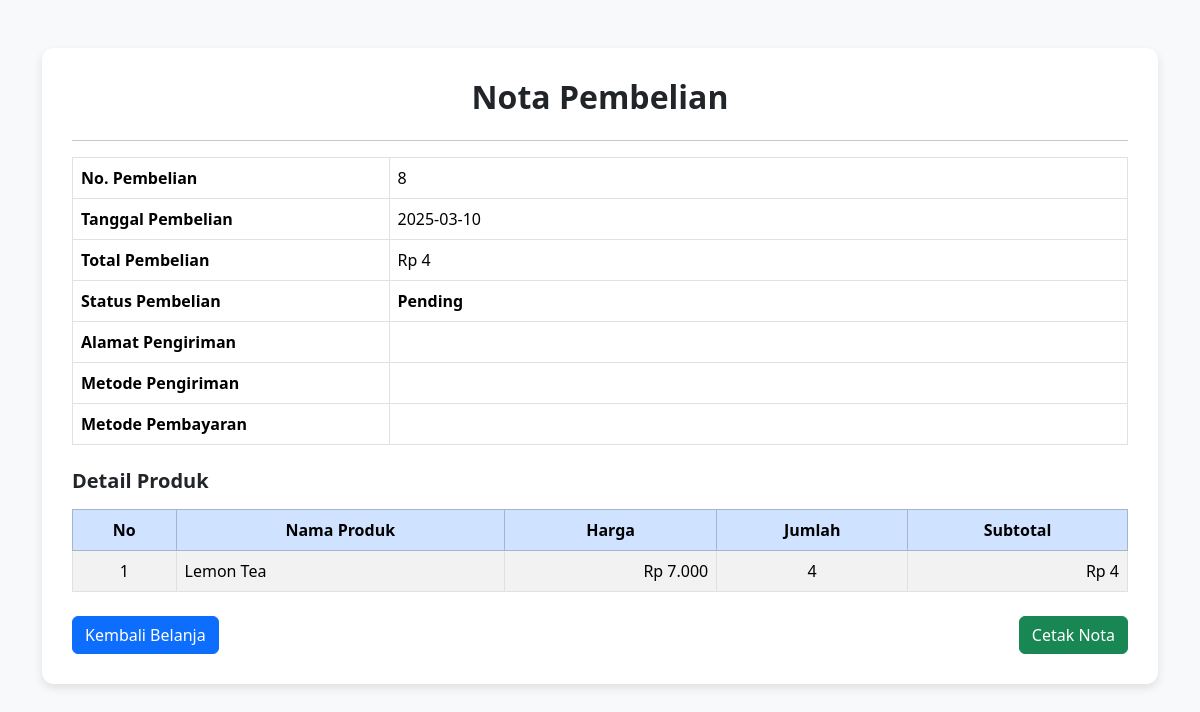
The page /teh/admin/FINAPP/database/produk/keranjang/nota.php?id_pembelian=8 on the database its author committed.
### tables this page shows
CREATE TABLE `pembelian` (
  `id_pembelian` int(11) NOT NULL,
  `id_user` int(11) DEFAULT NULL,
  `tanggal_pembelian` date DEFAULT NULL,
  `total` int(11) DEFAULT NULL,
  `status_pembelian` varchar(20) DEFAULT 'pending',
  `alamat_pengiriman` text NOT NULL,
  `metode_pembayaran` varchar(50) NOT NULL,
  `metode_pengiriman` varchar(50) NOT NULL
);

CREATE TABLE `pembelian_produk` (
  `id_pembelian_produk` int(11) NOT NULL,
  `id_pembelian` int(11) DEFAULT NULL,
  `id_produk` int(11) DEFAULT NULL,
  `jumlah` int(11) DEFAULT NULL,
  `sub_total` int(11) DEFAULT NULL
);

CREATE TABLE `produk` (
  `id` int(11) NOT NULL,
  `nama_barang` varchar(255) NOT NULL,
  `deskripsi` text NOT NULL,
  `stok` int(11) NOT NULL,
  `kategori` varchar(255) NOT NULL,
  `harga` varchar(255) NOT NULL,
  `gambar_produk` varchar(255) NOT NULL
);

### teh/admin/FINAPP/database/produk/keranjang/nota.php (the view, shortened to what this page needs)
<?php
include 'koneksi.php';
$id_pembelian = $_GET['id_pembelian'];
$ambil = $koneksi->query("SELECT * FROM pembelian WHERE id_pembelian = '$id_pembelian'");
$detail = $ambil->fetch_assoc();
$produk = $koneksi->query("SELECT * FROM pembelian_produk JOIN produk
            ON pembelian_produk.id_produk = produk.id
            WHERE pembelian_produk.id_pembelian = '$id_pembelian'");
?>
<!DOCTYPE html>
<html lang="id">
<head>
    <link href="https://cdn.jsdelivr.net/npm/bootstrap@5.3.3/dist/css/bootstrap.min.css" rel="stylesheet">
</head>
<body>
    <div class="container my-5">
        <div class="nota-container mx-auto">
            <h2 class="text-center mb-4">Nota Pembelian</h2>
            <hr>
            <table class="table table-bordered mb-4">
                <tbody>
                    <tr>
                        <th style="width: 30%;">No. Pembelian</th>
                        <td><?php echo $detail['id_pembelian']; ?></td>
                    </tr>
                    <tr>
                        <th>Tanggal Pembelian</th>
                        <td><?php echo $detail['tanggal_pembelian']; ?></td>
                    </tr>
                    <tr>
                        <th>Total Pembelian</th>
                        <td>Rp <?php echo number_format($detail['total'], 0, ',', '.'); ?></td>
                    </tr>
                    <tr>
                        <th>Status Pembelian</th>
                        <td><strong><?php echo ucfirst($detail['status_pembelian']); ?></strong></td>
                    </tr>
                    <tr>
                        <th>Alamat Pengiriman</th>
                        <td><?php echo nl2br(htmlspecialchars($detail['alamat_pengiriman'])); ?></td>
                    </tr>
                    <tr>
                        <th>Metode Pengiriman</th>
                        <td><?php echo htmlspecialchars($detail['metode_pengiriman']); ?></td>
                    </tr>
                    <tr>
                        <th>Metode Pembayaran</th>
                        <td><?php echo htmlspecialchars($detail['metode_pembayaran']); ?></td>
                    </tr>
                </tbody>
            </table>
            <h5 class="fw-bold mb-3">Detail Produk</h5>
            <table class="table table-striped table-bordered">
                <thead class="table-primary text-center">
                    <tr>
                        <th>No</th>
                        <th>Nama Produk</th>
                        <th>Harga</th>
                        <th>Jumlah</th>
                        <th>Subtotal</th>
                    </tr>
                </thead>
                <tbody>
                    <?php $no = 1; ?>
                    <?php while ($pecah = $produk->fetch_assoc()) : ?>
                    <tr>
                        <td class="text-center"><?php echo $no++; ?></td>
                        <td><?php echo htmlspecialchars($pecah['nama_barang']); ?></td>
                        <td class="text-end">Rp <?php echo number_format($pecah['harga'], 0, ',', '.'); ?></td>
                        <td class="text-center"><?php echo $pecah['jumlah']; ?></td>
                        <td class="text-end">Rp <?php echo number_format($pecah['sub_total'], 0, ',', '.'); ?></td>
                    </tr>
                    <?php endwhile; ?>
                </tbody>
            </table>
            <div class="d-flex justify-content-between mt-4">
                <a href="../../../index.php" class="btn btn-primary">Kembali Belanja</a>
                <button onclick="window.print();" class="btn btn-success">Cetak Nota</button>
            </div>
        </div>
    </div>
</body>
</html>

### teh/admin/FINAPP/database/produk/keranjang/nota.php (style rules this page uses)
body { background-color: #f8f9fa; }
.nota-container { background-color: #ffffff; padding: 30px; border-radius: 12px; box-shadow: 0 4px 10px rgba(0, 0, 0, 0.1); }
h2 { font-weight: 700; }
th { background-color: #f1f3f5; }

### rows shown on the page
pembelian: id_pembelian "8", tanggal_pembelian "2025-03-10", total "4", status_pembelian "Pending"
pembelian_produk: id_produk.nama_barang "Lemon Tea", id_produk.harga "7.000", jumlah "4", sub_total "4"
